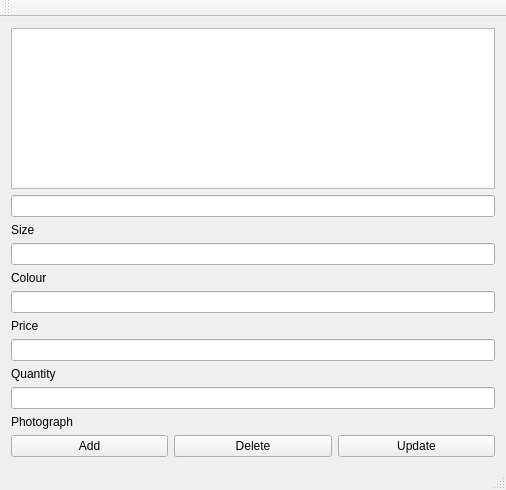
<?xml version="1.0" encoding="UTF-8"?>
<ui version="4.0">
 <class>AdminClass</class>
 <widget class="QMainWindow" name="AdminClass">
  <property name="geometry">
   <rect>
    <x>0</x>
    <y>0</y>
    <width>506</width>
    <height>490</height>
   </rect>
  </property>
  <property name="windowTitle">
   <string>Admin</string>
  </property>
  <widget class="QWidget" name="centralWidget">
   <layout class="QVBoxLayout" name="verticalLayout">
    <item>
     <widget class="QListWidget" name="listWidgetAdmin"/>
    </item>
    <item>
     <widget class="QLineEdit" name="sizeLineEdit"/>
    </item>
    <item>
     <widget class="QLabel" name="label">
      <property name="text">
       <string>Size</string>
      </property>
     </widget>
    </item>
    <item>
     <widget class="QLineEdit" name="colourLineEdit"/>
    </item>
    <item>
     <widget class="QLabel" name="label_2">
      <property name="text">
       <string>Colour</string>
      </property>
     </widget>
    </item>
    <item>
     <widget class="QLineEdit" name="priceLineEdit"/>
    </item>
    <item>
     <widget class="QLabel" name="label_3">
      <property name="text">
       <string>Price</string>
      </property>
     </widget>
    </item>
    <item>
     <widget class="QLineEdit" name="quantityLineEdit"/>
    </item>
    <item>
     <widget class="QLabel" name="label_4">
      <property name="text">
       <string>Quantity</string>
      </property>
     </widget>
    </item>
    <item>
     <widget class="QLineEdit" name="photoLineEdit"/>
    </item>
    <item>
     <widget class="QLabel" name="label_5">
      <property name="text">
       <string>Photograph</string>
      </property>
     </widget>
    </item>
    <item>
     <layout class="QHBoxLayout" name="horizontalLayout">
      <item>
       <widget class="QPushButton" name="addButton">
        <property name="text">
         <string>Add</string>
        </property>
       </widget>
      </item>
      <item>
       <widget class="QPushButton" name="deleteButton">
        <property name="text">
         <string>Delete</string>
        </property>
       </widget>
      </item>
      <item>
       <widget class="QPushButton" name="updateButton">
        <property name="text">
         <string>Update</string>
        </property>
       </widget>
      </item>
     </layout>
    </item>
   </layout>
  </widget>
  <widget class="QMenuBar" name="menuBar">
   <property name="geometry">
    <rect>
     <x>0</x>
     <y>0</y>
     <width>506</width>
     <height>22</height>
    </rect>
   </property>
  </widget>
  <widget class="QToolBar" name="mainToolBar">
   <attribute name="toolBarArea">
    <enum>TopToolBarArea</enum>
   </attribute>
   <attribute name="toolBarBreak">
    <bool>false</bool>
   </attribute>
  </widget>
  <widget class="QStatusBar" name="statusBar"/>
 </widget>
 <layoutdefault spacing="6" margin="11"/>
 <resources/>
 <connections>
  <connection>
   <sender>addButton</sender>
   <signal>clicked()</signal>
   <receiver>AdminClass</receiver>
   <slot>addAdmin()</slot>
   <hints>
    <hint type="sourcelabel">
     <x>112</x>
     <y>446</y>
    </hint>
    <hint type="destinationlabel">
     <x>96</x>
     <y>500</y>
    </hint>
   </hints>
  </connection>
  <connection>
   <sender>deleteButton</sender>
   <signal>clicked()</signal>
   <receiver>AdminClass</receiver>
   <slot>deleteAdmin()</slot>
   <hints>
    <hint type="sourcelabel">
     <x>285</x>
     <y>451</y>
    </hint>
    <hint type="destinationlabel">
     <x>292</x>
     <y>497</y>
    </hint>
   </hints>
  </connection>
  <connection>
   <sender>updateButton</sender>
   <signal>clicked()</signal>
   <receiver>AdminClass</receiver>
   <slot>updateAdmin()</slot>
   <hints>
    <hint type="sourcelabel">
     <x>439</x>
     <y>447</y>
    </hint>
    <hint type="destinationlabel">
     <x>447</x>
     <y>467</y>
    </hint>
   </hints>
  </connection>
 </connections>
 <slots>
  <slot>addAdmin()</slot>
  <slot>deleteAdmin()</slot>
  <slot>updateAdmin()</slot>
 </slots>
</ui>
